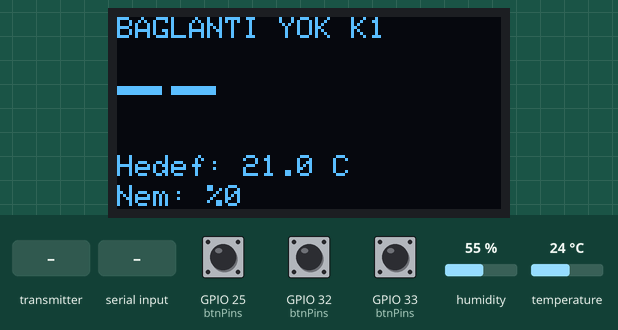
The sketch below on a simulated ESP32. On the bench: 128×64 one-colour display. Inputs (shaded band) come from the test bench; at power-on: GPIO 25 (btnPins) HIGH, GPIO 32 (btnPins) HIGH, GPIO 33 (btnPins) HIGH, humidity 55 %, temperature 24 °C. EEPROM starts erased; what the sketch prints to the serial monitor is not drawn.

Above: at 1.5 s.
1.6 s: the transmitter starts sending target = 0
At 3.2 s:
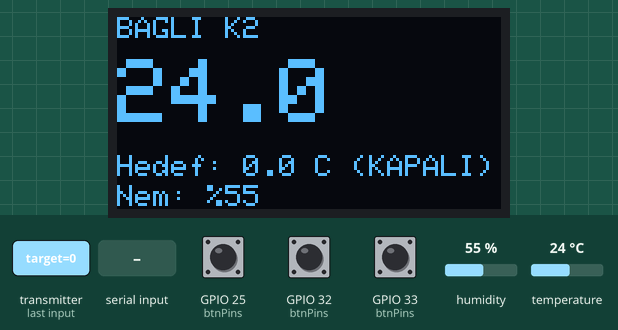
3.6 s: GPIO 25 (btnPins) pulled LOW for 0.15 s
At 4.7 s:
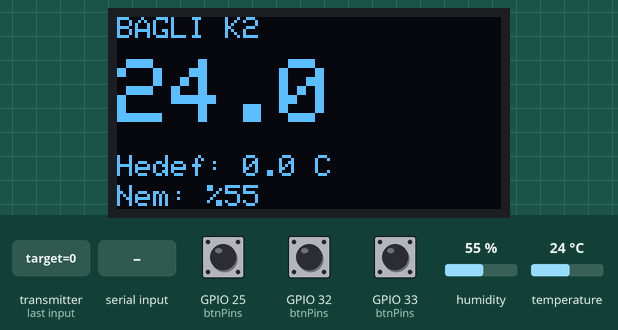
5.2 s: "L" received over Serial
At 6.3 s:
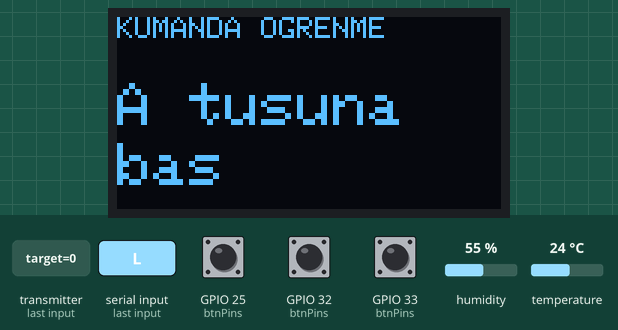
Timing chart, 0 to 8.2 s (numbered marks = the images above; inputs shaded):
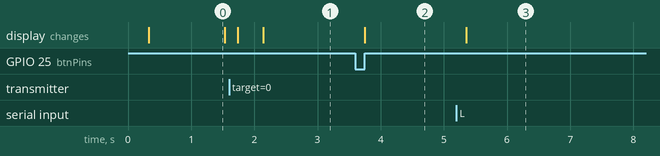

The sketch:

verici.ino
```cpp
// ===== AKILLI TERMOSTAT - VERICI (oda ici) =====
// DHT22 + OLED + 3 tus (+ / - / ac-kapa) + PIR hareket sensoru (HC-SR501), ESP-NOW ile aliciya baglanir.
// Arduino-ESP32 core 3.x, kutuphaneler: DHT sensor library, Adafruit SSD1306, Adafruit GFX

#include <WiFi.h>
#include <esp_now.h>
#include <esp_wifi.h>
#include <Wire.h>
#include <Adafruit_GFX.h>
#include <Adafruit_SSD1306.h>
#include <DHT.h>
#include <RCSwitch.h>     // Kutuphane Yoneticisi: "rc-switch" (sui77)
#include <Preferences.h>

// !!! ALICI ESP32'nin MAC adresini yaz (alici acilista Serial'e yazdirir)
uint8_t aliciMac[] = {0x88, 0xF1, 0x55, 0x32, 0x03, 0x70};  // 88:f1:55:32:03:70

#define DHT_PIN   4
#define BTN_UP    32   // tus diger ucu GND'ye
#define BTN_DOWN  33
#define BTN_POWER 25
#define PIR_ENABLED 1  // 0: PIR yok / kapali
#define PIR_PIN   27   // HC-SR501 OUT pini (VCC=5V veya 3.3V, GND=GND). Hareket varken HIGH
#define PIR_WARMUP_MS 60000  // sensor acilista ~1 dk kararsiz: bu sure hareket sayilmaz
#define RF_ENABLED 1   // 0: 433 MHz kumanda alicisi yok / kapali
#define RF_PIN 13      // RF alici modulunun DATA pini
#define RF_D_TEMP 22.0f  // D tusu: bu sicakliga ayarla ve ac
#define TEMP_OFFSET 0.0f  // sensor kalibrasyonu: gercek termometreyle fark varsa buraya yaz (ornek -0.7)
#define TEMP_MIN  10.0f
#define TEMP_MAX  30.0f
#define TEMP_STEP 0.5f
#define BTN_POLARITY 2   // 0: OTOMATIK (acilista tuslara DOKUNMA; bosta okunan seviye "basilmamis" kabul edilir)  1: basinca HIGH  2: basinca LOW
#define HOLD_REPEAT 0   // 1 yaparsan artir/azalt basili tutunca tekrar eder
#define DEBUG_PINS  0   // Serial'e saniyede bir tus pin durumlarini yazar (ham deger; basili seviye BTN_ACTIVE_HIGH'a gore degisir)

DHT dht(DHT_PIN, DHT22);
Adafruit_SSD1306 oled(128, 64, &Wire, -1);

// DIKKAT: TxPacket alicidaki (alici.ino) ile BIREBIR ayni olmali
typedef struct { float temp; float hum; float target; uint8_t power; uint8_t changed; uint8_t motion; } TxPacket;
typedef struct { float target; uint8_t power; uint8_t heating; int8_t calib; } RxPacket;   // calib: sensor ofseti, 0.1 C birimi

TxPacket tx = {NAN, NAN, 21.0, 1, 0, 0};
bool motionPending = false, pirWas = false;
RxPacket rx;
volatile bool rxFlag = false;
volatile unsigned long lastReply = 0;

float temp = NAN, hum = NAN;
int8_t calibTenth = 0;   // uygulamadan gelen DHT22 kalibrasyonu (kalici saklanir)
Preferences calPrefs;
bool heating = false;
uint8_t channel = 1;
unsigned long lastSend = 0, lastRead = 0, lastPress = 0, lastScan = 0, lastDraw = 0;
unsigned long btnLast[3] = {0, 0, 0};
const uint8_t btnPins[3] = {BTN_UP, BTN_DOWN, BTN_POWER};

#if RF_ENABLED
// --- 433 MHz kumanda: A=+ B=- C=ac/kapa D=RF_D_TEMP. Kodlar ilk acilista kumandadan OGRENILIR ve kalici saklanir ---
RCSwitch rf; Preferences prefs;
const unsigned long RF_DEFAULT[4] = {753832, 753828, 753826, 753825};   // senin kumandanin A,B,C,D kodlari (rf_test ile okundu)
unsigned long rfCode[4] = {0, 0, 0, 0}, rfKeyT[4] = {0, 0, 0, 0}, rfLastVal = 0, rfLastT = 0;
uint8_t rfCnt = 0; int learnStep = -1;   // -1: normal, 0..3: o tusu ogreniyor
#endif

bool isLinked() { return millis() - lastReply < 20000 && lastReply != 0; }

#if ESP_ARDUINO_VERSION_MAJOR >= 3
void onRecv(const esp_now_recv_info_t *info, const uint8_t *data, int len) {
#else
void onRecv(const uint8_t *mac, const uint8_t *data, int len) {
#endif
  if (len == sizeof(RxPacket)) {
    memcpy(&rx, data, len);
    lastReply = millis();
    rxFlag = true;
  }
}

void sendNow() {
  tx.temp = temp;
  tx.hum = hum;
  tx.motion = motionPending ? 1 : 0;
  esp_now_send(aliciMac, (uint8_t *)&tx, sizeof(tx));
  motionPending = false;   // PIR hala HIGH ise loop() tekrar isaretler
  lastSend = millis();
}

// PIR: hareket varken isaretle, ilk algilamada paketi hemen gonder (en fazla saniyede 1)
void handlePir() {
#if PIR_ENABLED
  if (millis() < PIR_WARMUP_MS) return;
  if (digitalRead(PIR_PIN) == HIGH) {
    motionPending = true;
    if (!pirWas) {
      pirWas = true;
      Serial.println("PIR: hareket");
      if (millis() - lastSend > 1000) sendNow();
    }
  } else {
    pirWas = false;
  }
#endif
}

void setChannel(uint8_t ch) {
  esp_wifi_set_channel(ch, WIFI_SECOND_CHAN_NONE);
}

bool bActiveHigh[3];
inline bool isPressed(int i) { return digitalRead(btnPins[i]) == (bActiveHigh[i] ? HIGH : LOW); }

// --- Tus yonetimi: 30 ms debounce, her basista tek islem, +/- icin 0.5 sn sonra tekrar ---
bool bRaw[3], bState[3], bBlocked[3];
unsigned long bT[3], bPressT[3], bRepT[3];

void applyButton(int i) {
  if (i == 0) tx.target = min(TEMP_MAX, tx.target + TEMP_STEP);
  if (i == 1) tx.target = max(TEMP_MIN, tx.target - TEMP_STEP);
  if (i == 2) tx.power = !tx.power;
  tx.changed = 1;
  lastPress = millis();
  sendNow();
}

#if RF_ENABLED
void rfBegin() {
  prefs.begin("rf", false);
  bool ok = true;
  for (int i = 0; i < 4; i++) { char k[3] = {'k', (char)('0' + i), 0}; rfCode[i] = prefs.getULong(k, RF_DEFAULT[i]); if (!rfCode[i]) ok = false; }
  learnStep = ok ? -1 : 0;
  rf.enableReceive(digitalPinToInterrupt(RF_PIN));
  Serial.printf("RF hazir. %s\n", ok ? "Kumanda kodlari kayitli." : "Kumanda ogrenme modu: once A tusuna bas.");
}

void handleRf() {
  if (Serial.available() && Serial.read() == 'L') { learnStep = 0; Serial.println("RF ogrenme basladi: A tusuna bas"); }
  if (!rf.available()) return;
  unsigned long val = rf.getReceivedValue(); unsigned int bits = rf.getReceivedBitlength();
  unsigned int proto = rf.getReceivedProtocol(); rf.resetAvailable();
  if (val == 0 || bits < 12) return;
  unsigned long now = millis();
  if (val == rfLastVal && now - rfLastT < 400) { if (rfCnt < 255) rfCnt++; } else { rfLastVal = val; rfCnt = 1; }
  rfLastT = now;
  if (learnStep >= 0 && rfCnt < 2) return;   // sadece OGRENIRKEN gurultuyu ele (2 kez gelmeli); bilinen kod ilk alista calisir
  if (learnStep >= 0) {
    if (rfCnt != 2) return;
    for (int i = 0; i < learnStep; i++) if (rfCode[i] == val) return;   // ayni basisin tekrari
    rfCode[learnStep] = val;
    Serial.printf("Tus %c ogrenildi: %lu (%u bit, protokol %u)\n", 'A' + learnStep, val, bits, proto);
    if (++learnStep >= 4) {
      for (int i = 0; i < 4; i++) { char k[3] = {'k', (char)('0' + i), 0}; prefs.putULong(k, rfCode[i]); }
      learnStep = -1; Serial.println("Kumanda kaydedildi.");
    }
    return;
  }
  for (int k = 0; k < 4; k++) {
    if (rfCode[k] != val) continue;
    if (now - rfKeyT[k] < (k < 2 ? 300UL : 700UL)) return;   // A/B basili tutunca hizli, C/D tek tek
    rfKeyT[k] = now;
    Serial.printf("Kumanda %c\n", 'A' + k);
    if (k < 3) applyButton(k);
    else { tx.target = RF_D_TEMP; tx.power = 1; tx.changed = 1; lastPress = millis(); sendNow(); }
    return;
  }
}
#endif

void initButtons() {
  for (int i = 0; i < 3; i++)
    pinMode(btnPins[i], BTN_POLARITY == 1 ? INPUT_PULLDOWN : BTN_POLARITY == 2 ? INPUT_PULLUP : INPUT);
  delay(150);
  for (int i = 0; i < 3; i++) {
    int high = 0;
    for (int k = 0; k < 20; k++) { high += digitalRead(btnPins[i]); delay(2); }
    if (BTN_POLARITY == 1) bActiveHigh[i] = true;
    else if (BTN_POLARITY == 2) bActiveHigh[i] = false;
    else bActiveHigh[i] = (high < 10);          // bosta LOW ise basinca HIGH gelir
    bRaw[i] = bState[i] = false;
    bBlocked[i] = (high > 2 && high < 18);     // kararsiz okuma: kablo bagli degil / yanlis
    Serial.printf("GPIO%d: bosta=%s, basinca=%s%s\n", btnPins[i], bActiveHigh[i] ? "LOW" : "HIGH",
                  bActiveHigh[i] ? "HIGH" : "LOW", bBlocked[i] ? "  UYARI: okuma kararsiz, kabloyu kontrol et!" : "");
  }
}

void handleButtons() {
  for (int i = 0; i < 3; i++) {
    bool raw = isPressed(i);
    if (raw != bRaw[i]) { bRaw[i] = raw; bT[i] = millis(); }
    if (millis() - bT[i] >= 30 && raw != bState[i]) {
      bState[i] = raw;
      Serial.printf("Tus GPIO%d: %s\n", btnPins[i], raw ? "BASILDI" : "BIRAKILDI");
      if (!raw) bBlocked[i] = false;
      else if (!bBlocked[i]) { bPressT[i] = bRepT[i] = millis(); applyButton(i); }
    }
    if (HOLD_REPEAT && i < 2 && bState[i] && !bBlocked[i] && millis() - bPressT[i] > 500 && millis() - bRepT[i] > 150) {
      bRepT[i] = millis();
      applyButton(i);
    }
  }
}

void draw() {
  oled.clearDisplay();
  oled.setTextColor(WHITE);
#if RF_ENABLED
  if (learnStep >= 0) {
    oled.setTextSize(1); oled.setCursor(0, 0); oled.print("KUMANDA OGRENME");
    oled.setTextSize(2); oled.setCursor(0, 22); oled.printf("%c tusuna", 'A' + learnStep);
    oled.setCursor(0, 42); oled.print("bas");
    oled.display(); return;
  }
#endif
  oled.setTextSize(1);
  oled.setCursor(0, 0);
  oled.print(isLinked() ? "BAGLI" : "BAGLANTI YOK"); oled.printf(" K%d", channel);
#if PIR_ENABLED
  if (pirWas) { oled.setCursor(66, 0); oled.print("*"); }   // hareket algilaniyor
#endif
  if (heating) { oled.setCursor(86, 0); oled.print("ISITMA"); }
  oled.setTextSize(3);
  oled.setCursor(0, 14);
  if (isnan(temp)) oled.print("--"); else oled.print(temp, 1);
  oled.setTextSize(1);
  oled.setCursor(0, 46);
  oled.printf("Hedef: %.1f C %s", tx.target, tx.power ? "" : "(KAPALI)");
  oled.setCursor(0, 56);
  oled.printf("Nem: %%%.0f", isnan(hum) ? 0.0 : hum);
  oled.display();
}

void setup() {
  Serial.begin(115200);
  initButtons();
  calPrefs.begin("cal", false); calibTenth = calPrefs.getChar("c", 0);
#if RF_ENABLED
  rfBegin();
#endif
#if PIR_ENABLED
  pinMode(PIR_PIN, INPUT_PULLDOWN);   // bagli degilse kayan pin sahte hareket uretmesin
#endif
  dht.begin();
  Wire.begin(21, 22);
  oled.begin(SSD1306_SWITCHCAPVCC, 0x3C);

  WiFi.mode(WIFI_STA);
  WiFi.disconnect();
  setChannel(channel);

  if (esp_now_init() != ESP_OK) { Serial.println("ESP-NOW hata"); ESP.restart(); }
  esp_now_register_recv_cb(onRecv);

  esp_now_peer_info_t peer = {};
  memcpy(peer.peer_addr, aliciMac, 6);
  peer.channel = 0;      // mevcut kanal
  peer.encrypt = false;
  esp_now_add_peer(&peer);
}

void loop() {
  handleButtons();
  handlePir();
#if RF_ENABLED
  handleRf();
#endif

#if DEBUG_PINS
  static unsigned long lastDbg = 0;
  if (millis() - lastDbg > 1000) {
    lastDbg = millis();
    Serial.printf("Pinler -> UP(32)=%d DOWN(33)=%d PWR(25)=%d | hedef=%.1f\n",
                  digitalRead(BTN_UP), digitalRead(BTN_DOWN), digitalRead(BTN_POWER), tx.target);
  }
#endif

  // Teshis: 5 sn'de bir baglanti durumu
  static unsigned long lastDiag = 0; static bool wasLinked = false;
  if (isLinked() != wasLinked) { wasLinked = isLinked(); Serial.printf(">>> BAGLANTI %s (kanal %d)\n", wasLinked ? "KURULDU" : "KOPTU", channel); }
  if (millis() - lastDiag > 5000) {
    lastDiag = millis();
    Serial.printf("[durum] kanal=%d %s sonCevap=%lu ms once hedef=%.1f\n", channel, isLinked() ? "BAGLI" : "BAGLANTI-YOK",
                  lastReply ? millis() - lastReply : 0UL, tx.target);
  }

  // Sicaklik oku
  if (millis() - lastRead > 2000) {
    lastRead = millis();
    float t = dht.readTemperature(), h = dht.readHumidity();
    if (!isnan(t)) { temp = t + TEMP_OFFSET + calibTenth / 10.0f; hum = h; }
  }

  // Aliciden cevap geldi
  if (rxFlag) {
    rxFlag = false;
    RxPacket r = rx;
    heating = r.heating;
    if (r.calib != -128 && r.calib != calibTenth) {   // uygulamadan yeni kalibrasyon geldi: uygula ve sakla
      calibTenth = r.calib; calPrefs.putChar("c", calibTenth);
      if (!isnan(temp)) lastRead = 0;   // hemen yeniden olc
      Serial.printf("Kalibrasyon ofseti: %.1f C\n", calibTenth / 10.0f);
    }
    if (tx.changed) {
      // Tusla yaptigim degisiklik beklemede: alici AYNI degeri geri dondurene kadar onun degerini KABUL ETME
      if (fabsf(r.target - tx.target) < 0.01f && r.power == tx.power) tx.changed = 0;
    } else if (millis() - lastPress > 1500) {
      tx.target = r.target;   // uygulamadan gelen degisiklik
      tx.power = r.power;
    }
  }

  // Baglanti yoksa kanal tara (alici router kanalinda calisir), varsa 2 sn'de bir gonder
  if (!isLinked()) {
    if (millis() - lastScan > 1500) { lastScan = millis(); channel = channel % 13 + 1; setChannel(channel); }
    if (millis() - lastSend > 300) sendNow();
  } else if (millis() - lastSend > (tx.changed ? 250 : 2000)) {   // bekleyen degisiklik onaylanana kadar 250 ms'de bir tekrar gonder
    sendNow();
  }

  if (millis() - lastDraw > 200) { lastDraw = millis(); draw(); }
}
```

Measured:
- after the input at 1.6 s, the display: first changes after 0.14 s (image 1 shows a later state)
- after the input at 3.6 s, the display: changes after 0.15 s (image 2)
- after the input at 5.2 s, the display: changes after 0.16 s (image 3)
- what the display in image 0 shows lasts 1.2 s, from 0.3 s to 1.5 s
